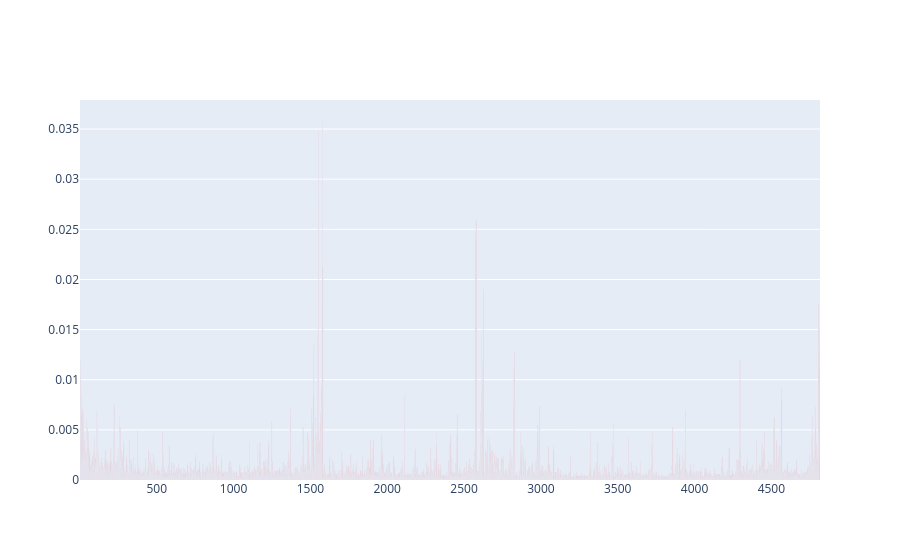
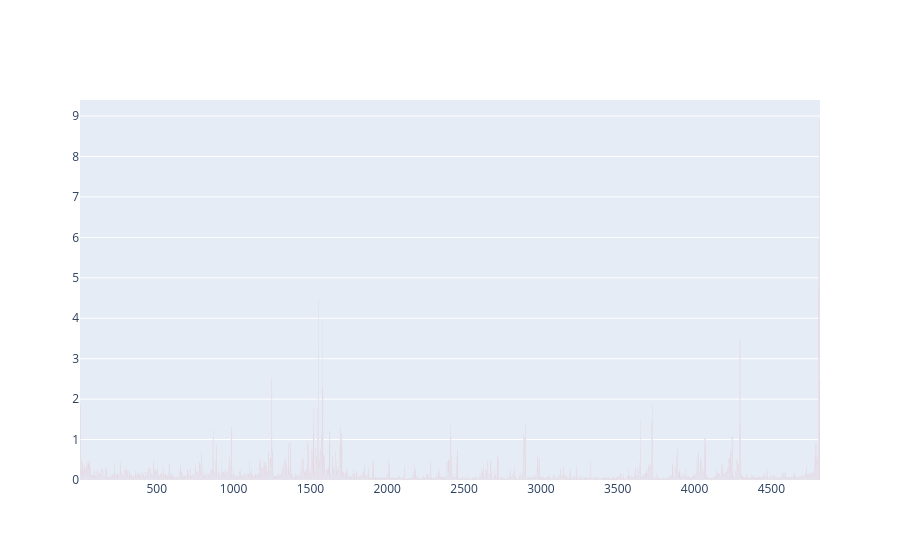

Notebook source saved alongside these figures, in order:
### Code cell
import torch
import torch.nn.functional as F
import matplotlib.pyplot as plt
import numpy as np
from IPython.display import display, HTML
from rouge_score import rouge_scorer
from torch.optim import Adam
from transformers import AutoModelForCausalLM
from transformers import AutoTokenizer
import pandas as pd
import json
from tqdm.auto import tqdm

tqdm.pandas()
import plotly.graph_objects as go
import numpy as np
import scipy.stats

from math_utils import *
from math_wrong_dataset import build_math_wrong_dataset, MathWrongDataset
from frank_wolfe_optimizer import FrankWolfeOptimizer


model_name = "Qwen/Qwen3-1.7B"
tok = AutoTokenizer.from_pretrained(model_name, trust_remote_code=True)
tokenizer = tok
model = AutoModelForCausalLM.from_pretrained(
    model_name,
    device_map="auto",
    dtype=torch.bfloat16,  # 建议用 bf16 匹配 Qwen 训练格式
    trust_remote_code=True,
)
model.requires_grad_(False)
# 提取词表全集用于寻找最近邻 (Input Space Interrogation)
all_embeddings = model.get_input_embeddings().weight.detach()

dst = build_math_wrong_dataset("/workspace/yiqiuguo/lsrl/qwen3-1.7b_math-500_rollout8_len32768_final.jsonl", tok, thinking_ratio=0.8, max_samples=1000)

d = dst[75]
question_text = d["question_text"]
answer_text = d["answer_text"]
parts = answer_text.split("</think>")
thinking_text = parts[0]
connector_text = "</think>" + parts[1].split("\\boxed{")[0] + "\\boxed{"
fast_connector_text = "</think>" "The final answer is \n$$\n" + "\\boxed{"
gt_text = d["gt_text"]+"\n"
pred_text = d["pred_text"]+"\n"


# 获取各部分 Embeddings (假设变量 question_text, thinking_text 等已定义)
def get_embeds(text):
    ids = tok.encode(text, return_tensors="pt", add_special_tokens=False).to(model.device)
    return model.get_input_embeddings()(ids).detach(), ids


# ==========================================
# 1. 变量初始化与准备
# ==========================================
embeds_q, ids_q = get_embeds(question_text)
embeds_think, ids_think = get_embeds(thinking_text)
embeds_end_think, ids_end_think = get_embeds("</think>")
embeds_conn, ids_conn = get_embeds(connector_text)
embeds_fast_conn, ids_fast_conn = get_embeds(fast_connector_text)
embeds_gt, ids_gt = get_embeds(gt_text)
embeds_pred, ids_pred = get_embeds(pred_text)

target_latent = embeds_think.detach().clone().float()
target_latent.requires_grad = True


def visualize_token_gradients(ids_think, grad_norm, tokenizer):
    """
    ids_think: torch.Tensor [4183]
    grad_norm: torch.Tensor [4183] (或者 list/numpy)
    tokenizer: 对应的分词器 (需支持 decode 方法)
    """

    # 1. 数据预处理
    tokens = [tokenizer.decode([tid]) for tid in ids_think]
    if isinstance(grad_norm, torch.Tensor):
        grads = grad_norm.detach().cpu().numpy()
    else:
        grads = grad_norm
    # 2. 归一化梯度以便映射颜色 (0-1)
    g_min, g_max = grads.min(), grads.max()
    # 防止除以 0
    norm_grads = (grads - g_min) / (g_max - g_min + 1e-9)

    # 3. 构建 HTML 字符串
    # 这里的逻辑：背景色从 rgb(200, 200, 255) [淡蓝] 到 rgb(255, 100, 100) [红]
    html_content = """
    <div style="font-family: monospace; line-height: 2.0; padding: 20px; background-color: #f5f5f5; border-radius: 10px;">
    """

    for i, (token, score) in enumerate(zip(tokens, norm_grads)):
        # 颜色映射逻辑：无色(白色) -> 红色
        # score = 0 (低梯度) -> rgb(255, 255, 255) [白色]
        # score = 1 (高梯度) -> rgb(255, 0, 0) [纯红]
        
        r = 255
        g = int(255 * (1 - score))
        b = int(255 * (1 - score))
        
        # 处理空格和换行
        display_token = f"[{i+1}]: " + token.replace("\n", "<br>").replace(" ", "&nbsp;")
        
        # 只有当 score 较大时才使用白色字体，否则黑色
        text_color = 'white' if score > 0.6 else 'black'
        
        html_content += f"""
        <span style="background-color: rgb({r}, {g}, {b}); 
                     padding: 0px 2px; 
                     border-radius: 2px;
                     color: {text_color};" 
              title="Grad Norm: {grads[i]:.4f}">
            {display_token}
        </span>"""

    html_content += "</div>"

    # 4. 在 Jupyter 中渲染
    display(HTML(html_content))

def top_k_overlap(g1, g2, k_ratio=0.1):
    """计算梯度最大的前 k_ratio 比例的 token 的重合度"""
    k = max(1, int(len(g1) * k_ratio))
    
    # 获取 top-k 的索引
    topk_idx1 = set(torch.topk(g1, k).indices.cpu().numpy())
    topk_idx2 = set(torch.topk(g2, k).indices.cpu().numpy())
    
    # 计算交集大小
    overlap_count = len(topk_idx1.intersection(topk_idx2))
    overlap_ratio = overlap_count / k
    
    return overlap_ratio


target_latent.grad = None
orig_full = torch.cat([embeds_q, target_latent, embeds_conn, embeds_pred], dim=1).to(model.dtype).to(model.device)
orig_out = model(inputs_embeds=orig_full)
target_logits = orig_out.logits[:, embeds_q.shape[1] + target_latent.shape[1] - 1 : -1, :].view(-1, orig_out.logits.shape[-1])
labels = torch.cat([ids_conn, ids_pred], dim=1).view(-1)
loss = F.cross_entropy(target_logits, labels)
print(loss)
loss.backward()
grad1 = target_latent.grad.detach().clone()
grad_norm = torch.norm(target_latent.grad*target_latent, dim=2, p=1).flatten()
print(grad_norm.mean().item())

go.Figure(go.Bar(x=np.arange(1, len(grad_norm) + 1), y=grad_norm.detach().cpu().numpy(), marker_color="red")).show()
visualize_token_gradients(ids_think.flatten(), grad_norm, tokenizer)

target_latent.grad = None
orig_full = torch.cat([embeds_q, target_latent, embeds_fast_conn, embeds_gt], dim=1).to(model.dtype).to(model.device)
orig_out = model(inputs_embeds=orig_full)
target_logits = orig_out.logits[:, embeds_q.shape[1] + target_latent.shape[1] + embeds_fast_conn.shape[1]- 1 : -1, :].view(-1, orig_out.logits.shape[-1])
labels = torch.cat([ids_gt], dim=1).view(-1)
loss = F.cross_entropy(target_logits, labels)
print(loss)
loss.backward()
grad2 = target_latent.grad.detach().clone()
grad_norm = torch.norm(target_latent.grad*target_latent, dim=2, p=1).flatten()
print(grad_norm.mean().item())

go.Figure(go.Bar(x=np.arange(1, len(grad_norm) + 1), y=grad_norm.detach().cpu().numpy(), marker_color="red")).show()
visualize_token_gradients(ids_think.flatten(), grad_norm, tokenizer)

# # 确保梯度清零
# if target_latent.grad is not None:
#     target_latent.grad.zero_()

# # ==========================================
# # 1. 单独计算 GT 的梯度
# # ==========================================
# input_gt = torch.cat([embeds_q, target_latent, embeds_fast_conn, embeds_gt], dim=1).to(model.dtype)
# out_gt = model(inputs_embeds=input_gt)
# shift_logits_gt = out_gt.logits[:, embeds_q.shape[1] + target_latent.shape[1] + embeds_fast_conn.shape[1] - 1 : -1, :].contiguous()
# loss_gt = F.cross_entropy(shift_logits_gt.view(-1, shift_logits_gt.shape[-1]), ids_gt.view(-1), reduction='mean')

# loss_gt.backward() # 注意：这里不要影响原来的计算图
# grad_gt = target_latent.grad.detach().clone()

# target_latent.grad.zero_() # 必须清零，准备算 Pred 的梯度

# # ==========================================
# # 2. 单独计算 Pred 的梯度
# # ==========================================
# input_pred = torch.cat([embeds_q, target_latent, embeds_conn, embeds_pred], dim=1).to(model.dtype)
# out_pred = model(inputs_embeds=input_pred)
# shift_logits_pred = out_pred.logits[:, embeds_q.shape[1] + target_latent.shape[1] + embeds_conn.shape[1] - 1 : -1, :].contiguous()
# loss_pred = F.cross_entropy(shift_logits_pred.view(-1, shift_logits_pred.shape[-1]), ids_pred.view(-1), reduction='mean')

# loss_pred.backward()
# grad_pred = target_latent.grad.detach().clone()

# # ==========================================
# # 3. 核心：在 L2 归一化空间计算对比梯度
# # ==========================================
# # 沿着最后一个维度 (embedding dim) 进行 L2 归一化，使得每个 token 的梯度向量长度为 1
# norm_grad_gt = F.normalize(grad_gt, p=2, dim=-1)
# norm_grad_pred = F.normalize(grad_pred, p=2, dim=-1)

# # 计算归一化后的对比梯度
# # 这里不仅保留了 GT 的方向，还强烈地去除了 Pred 的方向
# grad_contrastive_normalized = norm_grad_gt - norm_grad_pred

# # 计算最终用于可视化的对比范数 (L1 或 L2 皆可)
# grad_norm_contrastive = torch.norm(grad_contrastive_normalized, dim=2, p=1).flatten()
# saliency_score = torch.sum(grad_contrastive_normalized * target_latent.detach(), dim=-1).abs().flatten()
# scores = grad_norm_contrastive.cpu().numpy()

# # 找到 70% 分位数的阈值
# threshold = np.percentile(scores, 90) 

# # 低于阈值的直接设为 0，高于阈值的重新缩放到 0-1
# cleaned_scores = np.where(scores > threshold, scores - threshold, 0)
# max_score = cleaned_scores.max()
# if max_score > 0:
#     cleaned_scores = cleaned_scores / max_score
# # 可视化
# go.Figure(go.Bar(x=np.arange(1, len(grad_norm_contrastive) + 1), y=grad_norm_contrastive.cpu().numpy(), marker_color="purple")).show()
# go.Figure(go.Bar(x=np.arange(1, len(saliency_score) + 1), y=saliency_score.cpu().numpy(), marker_color="purple")).show()
# go.Figure(go.Bar(x=np.arange(1, len(cleaned_scores) + 1), y=cleaned_scores, marker_color="purple")).show()
# visualize_token_gradients(ids_think.flatten(), cleaned_scores, tokenizer)

### Figure 1 — Plotly figure (JSON) as saved in the notebook; plotly's stock layout.template omitted (floating-point values rounded to 4 significant figures; data arrays with more than 128 entries replaced by an {"elided": "..."} marker saying what was removed)
{"data": [{"marker": {"color": "red"}, "type": "bar", "x": {"elided": "4816 int values"}, "y": {"elided": "4816 float values"}}], "layout": {}}

### Figure 2 — Plotly figure (JSON) as saved in the notebook; plotly's stock layout.template omitted (floating-point values rounded to 4 significant figures; data arrays with more than 128 entries replaced by an {"elided": "..."} marker saying what was removed)
{"data": [{"marker": {"color": "red"}, "type": "bar", "x": {"elided": "4816 int values"}, "y": {"elided": "4816 float values"}}], "layout": {}}
